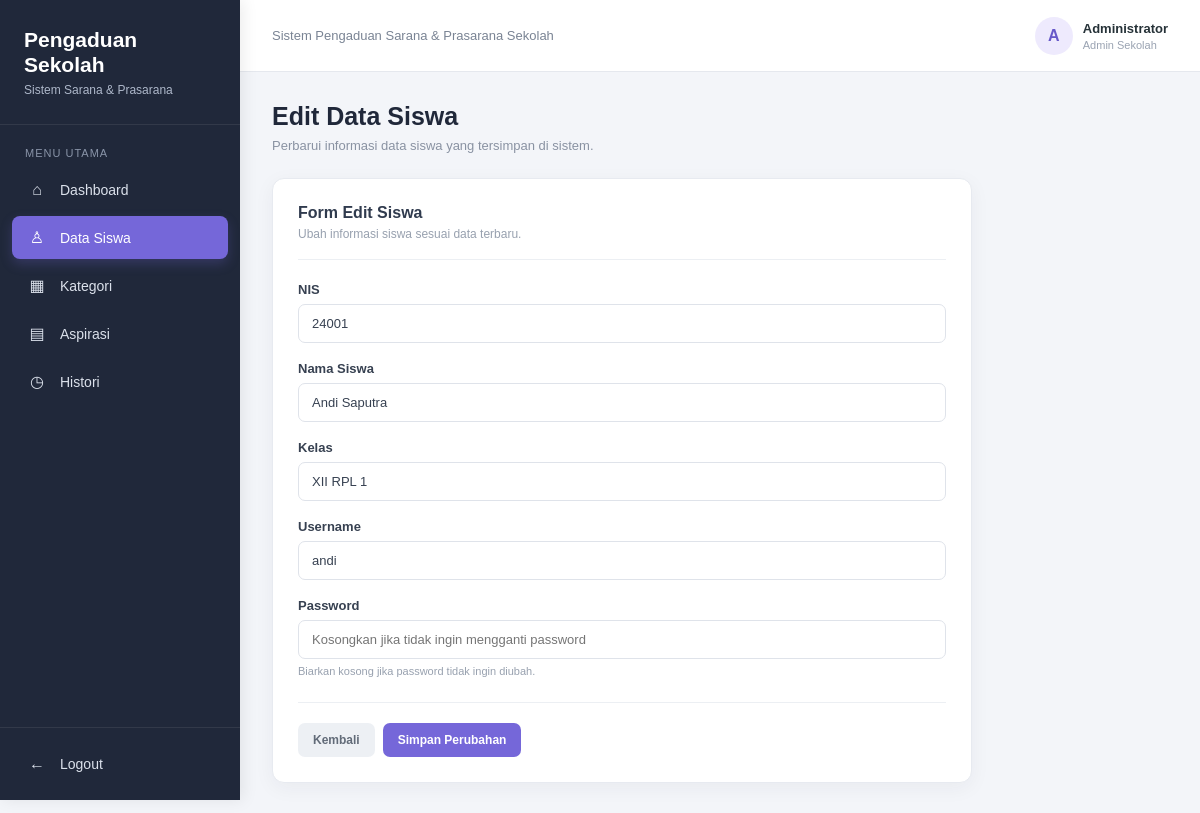
The app's page /views/edit_siswa.php?id=1 (signed in) with its own data.
### tables this page shows
CREATE TABLE `siswa` (
  `id_siswa` int NOT NULL,
  `nis` varchar(20) NOT NULL,
  `nama_siswa` varchar(50) NOT NULL,
  `kelas` varchar(25) NOT NULL,
  `username` varchar(50) NOT NULL,
  `password` varchar(25) NOT NULL
);

### models/m_koneksi.php (called while the page is built, shortened)
<?php
class Koneksi
{
    public function __construct()
    {
        $host = "localhost";
        $username = "root";
        $password = "";
        $database = "pengaduan_sekolah";
        $this->koneksi = mysqli_connect(
            $host,
            $username,
            $password,
            $database
        );
    }
}
?>

### models/m_siswa.php (called while the page is built, shortened)
<?php
require_once "m_koneksi.php";
class Siswa extends Koneksi
{
    public function ambilById($id_siswa)
    {
        $id_siswa = mysqli_real_escape_string(
            $this->koneksi,
            $id_siswa
        );
        $query = mysqli_query(
            $this->koneksi,
            "SELECT * FROM siswa
             WHERE id_siswa = '$id_siswa'"
        );
        return mysqli_fetch_assoc($query);
    }
}
?>

### views/edit_siswa.php (the view, shortened to what this page needs)
<?php
require_once "../models/m_siswa.php";
$siswa = new Siswa();
$id_siswa = $_GET['id'];
$data = $siswa->ambilById($id_siswa);
?>
<!DOCTYPE html>
<html lang="id">
<head>
    <link rel="stylesheet" href="../assets/edit_siswa.css">
</head>
<body>
<div class="sidebar">
    <div class="logo">
        <h2>
            Pengaduan<br>
            Sekolah
        </h2>
        <p>
            Sistem Sarana & Prasarana
        </p>
    </div>
    <div class="menu">
        <div class="menu-title">
            Menu Utama
        </div>
        <a href="dashboard_admin.php">
            <span class="icon">⌂</span>
            <span>
                Dashboard
            </span>
        </a>
        <a href="v_siswa.php" class="active">
            <span class="icon">♙</span>
            <span>
                Data Siswa
            </span>
        </a>
        <a href="v_kategori.php">
            <span class="icon">▦</span>
            <span>
                Kategori
            </span>
        </a>
        <a href="v_aspirasi.php">
            <span class="icon">▤</span>
            <span>
                Aspirasi
            </span>
        </a>
                      <a href="v_histori.php">
            <span class="icon">◷</span>
            <span>
                Histori
            </span>
        </a>
    </div>
    <div class="logout">
        <a href="logout.php">
            <span class="icon">←</span>
            <span>
                Logout
            </span>
        </a>
    </div>
</div>
<div class="main-content">
    <div class="topbar">
        <div class="topbar-text">
            Sistem Pengaduan Sarana & Prasarana Sekolah
        </div>
        <div class="admin">
            <div class="admin-avatar">
                A
            </div>
            <div>
                <div class="admin-name">
                    Administrator
                </div>
                <div class="admin-role">
                    Admin Sekolah
                </div>
            </div>
        </div>
    </div>
    <div class="content">
        <div class="page-header">
            <div class="page-title">
                <h1>
                    Edit Data Siswa
                </h1>
                <p>
                    Perbarui informasi data siswa yang tersimpan di sistem.
                </p>
            </div>
        </div>
        <div class="form-card">
            <div class="form-header">
                <h3>
                    Form Edit Siswa
                </h3>
                <p>
                    Ubah informasi siswa sesuai data terbaru.
                </p>
            </div>
            <form action="../controllers/c_siswa.php" method="POST">
                <div class="form-group">
                    <label for="nis">
                        NIS
                    </label>
                    <input
                        type="text"
                        id="nis"
                        name="nis"
                        value="<?= htmlspecialchars($data['nis']); ?>"
                        required
                    >
                </div>
                <div class="form-group">
                    <label for="nama_siswa">
                        Nama Siswa
                    </label>
                    <input
                        type="text"
                        id="nama_siswa"
                        name="nama_siswa"
                        value="<?= htmlspecialchars($data['nama_siswa']); ?>"
                        required
                    >
                </div>
                <div class="form-group">
                    <label for="kelas">
                        Kelas
                    </label>
                    <input
                        type="text"
                        id="kelas"
                        name="kelas"
                        value="<?= htmlspecialchars($data['kelas']); ?>"
                        required
                    >
                </div>
                <div class="form-group">
                    <label for="username">
                        Username
                    </label>
                    <input
                        type="text"
                        id="username"
                        name="username"
                        value="<?= htmlspecialchars($data['username']); ?>"
                        required
                    >
                </div>
                <div class="form-group">
                    <label for="password">
                        Password
                    </label>
                    <input
                        type="password"
                        id="password"
                        name="password"
                        placeholder="Kosongkan jika tidak ingin mengganti password"
                    >
                    <div class="form-help">
                        Biarkan kosong jika password tidak ingin diubah.
                    </div>
                </div>
                <div class="form-action">
                    <a href="v_siswa.php" class="btn btn-kembali">
                        Kembali
                    </a>
                    <button
                        type="submit"
                        name="edit"
                        class="btn btn-simpan"
                    >
                        Simpan Perubahan
                    </button>
                </div>
            </form>
        </div>
    </div>
</div>
</body>
</html>

### assets/edit_siswa.css (style rules this page uses)
* { margin: 0; padding: 0; box-sizing: border-box; }
body { font-family: Arial, Helvetica, sans-serif; background: #f3f5f9; color: #263238; }
.sidebar { position: fixed; left: 0; top: 0; width: 240px; height: 100vh; background: #20283a; color: white; display: flex; flex-direction: column; box-shadow: 3px 0 15px rgba(0,0,0,0.08); }
.logo { padding: 27px 24px; border-bottom: 1px solid rgba(255,255,255,0.08); }
.logo h2 { font-size: 21px; line-height: 1.2; }
.logo p { margin-top: 6px; font-size: 12px; color: #aeb8ca; }
.menu { padding: 22px 12px; }
.menu-title { padding: 0 13px; margin-bottom: 10px; font-size: 11px; color: #8994a8; text-transform: uppercase; letter-spacing: 1px; }
.menu a { display: flex; align-items: center; gap: 12px; padding: 12px 14px; margin-bottom: 5px; color: #dbe1eb; text-decoration: none; border-radius: 8px; font-size: 14px; transition: 0.2s; }
.menu a.active { background: #7567d9; color: white; box-shadow: 0 5px 12px rgba(117,103,217,0.25); }
.icon { width: 22px; text-align: center; font-size: 16px; }
.logout { margin-top: auto; padding: 15px 12px; border-top: 1px solid rgba(255,255,255,0.08); }
.logout a { display: flex; align-items: center; gap: 12px; padding: 12px 14px; color: #dbe1eb; text-decoration: none; border-radius: 8px; font-size: 14px; }
.main-content { margin-left: 240px; min-height: 100vh; }
.topbar { height: 72px; background: white; border-bottom: 1px solid #e5e8ee; display: flex; align-items: center; justify-content: space-between; padding: 0 32px; }
.topbar-text { color: #7a8494; font-size: 13px; }
.admin { display: flex; align-items: center; gap: 10px; }
.admin-avatar { width: 38px; height: 38px; border-radius: 50%; background: #eeeafd; color: #6658c9; display: flex; align-items: center; justify-content: center; font-weight: bold; }
.admin-name { font-size: 13px; font-weight: bold; color: #263238; }
.admin-role { margin-top: 3px; font-size: 11px; color: #9aa3b2; }
.content { padding: 30px 32px; }
.page-header { margin-bottom: 25px; }
.page-title h1 { font-size: 25px; color: #20283a; }
.page-title p { margin-top: 7px; font-size: 13px; color: #8992a2; }
.form-card { background: white; border-radius: 12px; border: 1px solid #e7eaf0; box-shadow: 0 5px 20px rgba(31,41,55,0.05); padding: 25px; max-width: 700px; }
.form-header { padding-bottom: 18px; margin-bottom: 22px; border-bottom: 1px solid #eceff3; }
.form-header h3 { font-size: 16px; color: #303b4e; }
.form-header p { margin-top: 5px; font-size: 12px; color: #98a1af; }
.form-group { margin-bottom: 18px; }
.form-group label { display: block; margin-bottom: 7px; font-size: 13px; font-weight: bold; color: #374151; }
.form-group input { width: 100%; padding: 11px 13px; border: 1px solid #dfe3ea; border-radius: 7px; outline: none; font-size: 13px; color: #374151; transition: 0.2s; }
.form-help { margin-top: 6px; font-size: 11px; color: #98a1af; }
.form-action { margin-top: 25px; padding-top: 20px; border-top: 1px solid #eceff3; display: flex; gap: 8px; }
.btn { display: inline-block; padding: 10px 15px; border-radius: 7px; text-decoration: none; border: none; font-size: 12px; font-weight: bold; cursor: pointer; transition: 0.2s; }
.btn-simpan { background: #7567d9; color: white; }
.btn-kembali { background: #edf0f4; color: #626b78; }

### records on screen
siswa: nis "24001", nama_siswa "Andi Saputra", kelas "XII RPL 1", username "andi"
